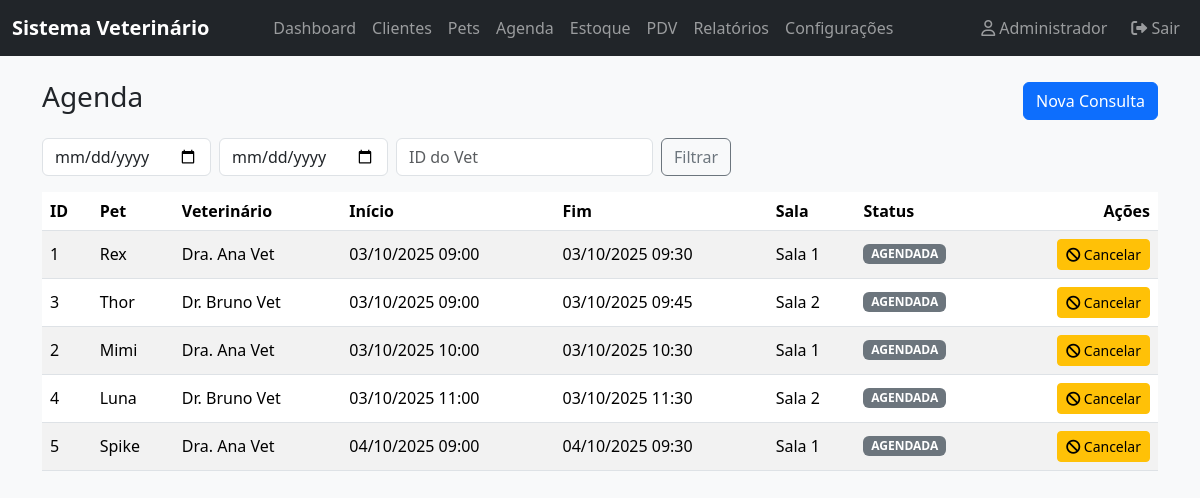
/public/agenda (signed in), run on the app's committed database.
### tables this page shows
CREATE TABLE `appointments` (
  `id` INT UNSIGNED NOT NULL AUTO_INCREMENT,
  `pet_id` INT UNSIGNED NOT NULL,
  `vet_id` INT UNSIGNED NOT NULL,
  `start_time` DATETIME NOT NULL,
  `end_time` DATETIME NOT NULL,
  `room` VARCHAR(50) DEFAULT NULL,  
  `status` ENUM('agendada', 'confirmada', 'cancelada', 'realizada', 'ausente') NOT NULL DEFAULT 'agendada',
  `notes` TEXT DEFAULT NULL,
  `created_by` INT UNSIGNED NOT NULL,
  `created_at` TIMESTAMP NOT NULL DEFAULT CURRENT_TIMESTAMP,
  `updated_at` TIMESTAMP NOT NULL DEFAULT CURRENT_TIMESTAMP ON UPDATE CURRENT_TIMESTAMP,
  PRIMARY KEY (`id`),
  KEY `idx_start_time` (`start_time`),
  KEY `idx_vet_id` (`vet_id`),
  CONSTRAINT `fk_appointments_pet_id` FOREIGN KEY (`pet_id`) REFERENCES `pets` (`id`) ON DELETE CASCADE,
  CONSTRAINT `fk_appointments_vet_id` FOREIGN KEY (`vet_id`) REFERENCES `users` (`id`) ON DELETE RESTRICT,
  CONSTRAINT `fk_appointments_created_by` FOREIGN KEY (`created_by`) REFERENCES `users` (`id`) ON DELETE RESTRICT
);

CREATE TABLE `pets` (
  `id` INT UNSIGNED NOT NULL AUTO_INCREMENT,
  `client_id` INT UNSIGNED NOT NULL,
  `name` VARCHAR(100) NOT NULL,
  `species` VARCHAR(50) DEFAULT NULL,  
  `breed` VARCHAR(50) DEFAULT NULL,  
  `birth_date` DATE DEFAULT NULL,
  `gender` ENUM('Macho', 'Fêmea') DEFAULT NULL,
  `color` VARCHAR(50) DEFAULT NULL,
  `photo_path` VARCHAR(255) DEFAULT NULL,
  `notes` TEXT DEFAULT NULL,
  `created_at` TIMESTAMP NOT NULL DEFAULT CURRENT_TIMESTAMP,
  `updated_at` TIMESTAMP NOT NULL DEFAULT CURRENT_TIMESTAMP ON UPDATE CURRENT_TIMESTAMP,
  PRIMARY KEY (`id`),
  KEY `idx_name` (`name`),
  CONSTRAINT `fk_pets_client_id` FOREIGN KEY (`client_id`) REFERENCES `clients` (`id`) ON DELETE CASCADE
);

CREATE TABLE `users` (
  `id` INT UNSIGNED NOT NULL AUTO_INCREMENT,
  `name` VARCHAR(100) NOT NULL,
  `email` VARCHAR(100) NOT NULL,
  `password_hash` VARCHAR(255) NOT NULL,
  `role` ENUM('admin', 'veterinario', 'recepcao', 'financeiro') NOT NULL,
  `is_active` TINYINT(1) NOT NULL DEFAULT 1,
  `created_at` TIMESTAMP NOT NULL DEFAULT CURRENT_TIMESTAMP,
  `updated_at` TIMESTAMP NOT NULL DEFAULT CURRENT_TIMESTAMP ON UPDATE CURRENT_TIMESTAMP,
  PRIMARY KEY (`id`),
  UNIQUE KEY `email_unique` (`email`)
);

### src/controllers/AppointmentsController.php (called while the page is built, shortened)
<?php
require_once __DIR__ . '/../helpers/validation.php';
require_once __DIR__ . '/../models/AppointmentModel.php';
class AppointmentsController {
    public static function index(): void {
        $from = sanitize_string($_GET['from'] ?? '');
        $to = sanitize_string($_GET['to'] ?? '');
        $vet = (int)($_GET['vet'] ?? 0) ?: null;
        $items = AppointmentModel::list($from, $to, $vet);
        render('appointments/index', compact('items','from','to','vet','pets','vets'));
    }
}

### public/index.php (called while the page is built)
<?php
require_once __DIR__ . '/../router.php';

### src/helpers/security.php (called while the page is built, shortened)
<?php
function e($value): string {
    return htmlspecialchars((string)$value, ENT_QUOTES | ENT_SUBSTITUTE, 'UTF-8');
}

### src/helpers/validation.php (called while the page is built, shortened)
<?php
function sanitize_string(?string $v): string { return trim((string)$v); }

### src/models/AppointmentModel.php (called while the page is built, shortened)
<?php
class AppointmentModel {
    public static function list(string $fromDate = '', string $toDate = '', ?int $vetId = null): array {
        $pdo = DB::getConnection();
        $where = [];
        $params = [];
        $w = $where ? ('WHERE '.implode(' AND ', $where)) : '';
        $sql = "SELECT a.*, p.name AS pet_name, u.name AS vet_name FROM appointments a JOIN pets p ON p.id=a.pet_id JOIN users u ON u.id=a.vet_id $w ORDER BY a.start_time";
        $stmt = $pdo->prepare($sql);
        $stmt->execute($params);
        return $stmt->fetchAll();
    }
}

### src/helpers/format.php (called while the page is built, shortened)
<?php
function br_datetime($value): string {
    try {
        $dt = new DateTime((string)$value);
        return $dt->format('d/m/Y H:i');
    } catch (Throwable $e) {
        return (string)$value;
    }
}

### src/views/appointments/index.php (the view, shortened to what this page needs)
<div class="d-flex justify-content-between align-items-center mb-3">
  <h3>Agenda</h3>
  <button class="btn btn-primary" data-bs-toggle="modal" data-bs-target="#agendaModal">Nova Consulta</button>
</div>
<form class="row g-2 mb-3" method="get" action="<?= e(APP_URL) ?>/agenda">
  <div class="col-auto">
    <input type="date" class="form-control" name="from" value="<?= e($from ?? '') ?>">
  </div>
  <div class="col-auto">
    <input type="date" class="form-control" name="to" value="<?= e($to ?? '') ?>">
  </div>
  <div class="col-auto">
    <input type="number" class="form-control" name="vet" placeholder="ID do Vet" value="<?= e($vet ?? '') ?>">
  </div>
  <div class="col-auto">
    <button class="btn btn-outline-secondary">Filtrar</button>
  </div>
</form>
<div class="table-responsive">
<table class="table table-striped table-hover align-middle">
  <thead><tr>
    <th>ID</th><th>Pet</th><th>Veterinário</th><th>Início</th><th>Fim</th><th>Sala</th><th>Status</th><th class="text-end">Ações</th>
  </tr></thead>
  <tbody>
    <?php foreach (($items ?? []) as $a): ?>
      <tr>
        <td><?= e($a['id']) ?></td>
        <td><?= e($a['pet_name']) ?></td>
        <td><?= e($a['vet_name']) ?></td>
        <td><?= e(br_datetime($a['start_time'])) ?></td>
        <td><?= e(br_datetime($a['end_time'])) ?></td>
        <td><?= e($a['room']) ?></td>
        <td><span class="badge bg-secondary text-uppercase"><?= e($a['status']) ?></span></td>
        <td class="text-end">
          <form action="<?= e(APP_URL) ?>/agenda/<?= e($a['id']) ?>/cancel" method="post" class="d-inline" onsubmit="return confirm('Cancelar consulta?');">
            <button class="btn btn-sm btn-warning"><i class="fa-solid fa-ban"></i> Cancelar</button>
          </form>
        </td>
      </tr>
    <?php endforeach; ?>
  </tbody>
</table>
</div>

### public/assets/css/styles.css (style rules this page uses)
body { background-color: #f8f9fa; }

### data on the page
appointments: id "1", pet.name "Rex", vet.name "Dra. Ana Vet", start_time "03/10/2025 09:00", end_time "03/10/2025 09:30", room "Sala 1", status "AGENDADA"
appointments: id "3", pet.name "Thor", vet.name "Dr. Bruno Vet", start_time "03/10/2025 09:00", end_time "03/10/2025 09:45", room "Sala 2", status "AGENDADA"
appointments: id "2", pet.name "Mimi", vet.name "Dra. Ana Vet", start_time "03/10/2025 10:00", end_time "03/10/2025 10:30", room "Sala 1", status "AGENDADA"
appointments: id "4", pet.name "Luna", vet.name "Dr. Bruno Vet", start_time "03/10/2025 11:00", end_time "03/10/2025 11:30", room "Sala 2", status "AGENDADA"
appointments: id "5", pet.name "Spike", vet.name "Dra. Ana Vet", start_time "04/10/2025 09:00", end_time "04/10/2025 09:30", room "Sala 1", status "AGENDADA"

### other printed values
APP_NAME "Sistema Veterinário"
$user['name'] "Administrador"
